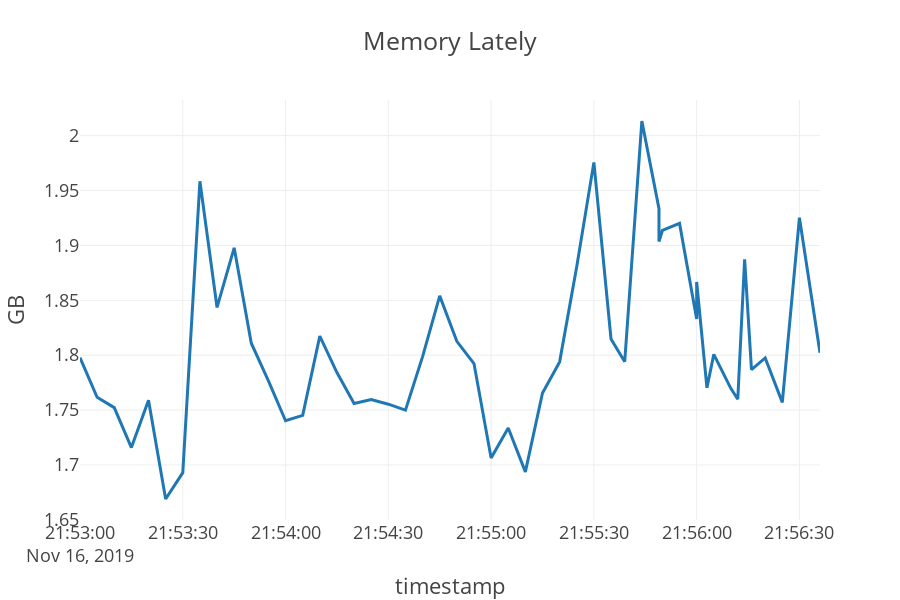

This figure's notebook cell:
### Code cell
clear_output()
px.line(memory.tail(50), x="timestamp", y="GB", template="presentation", title="Memory Lately")
